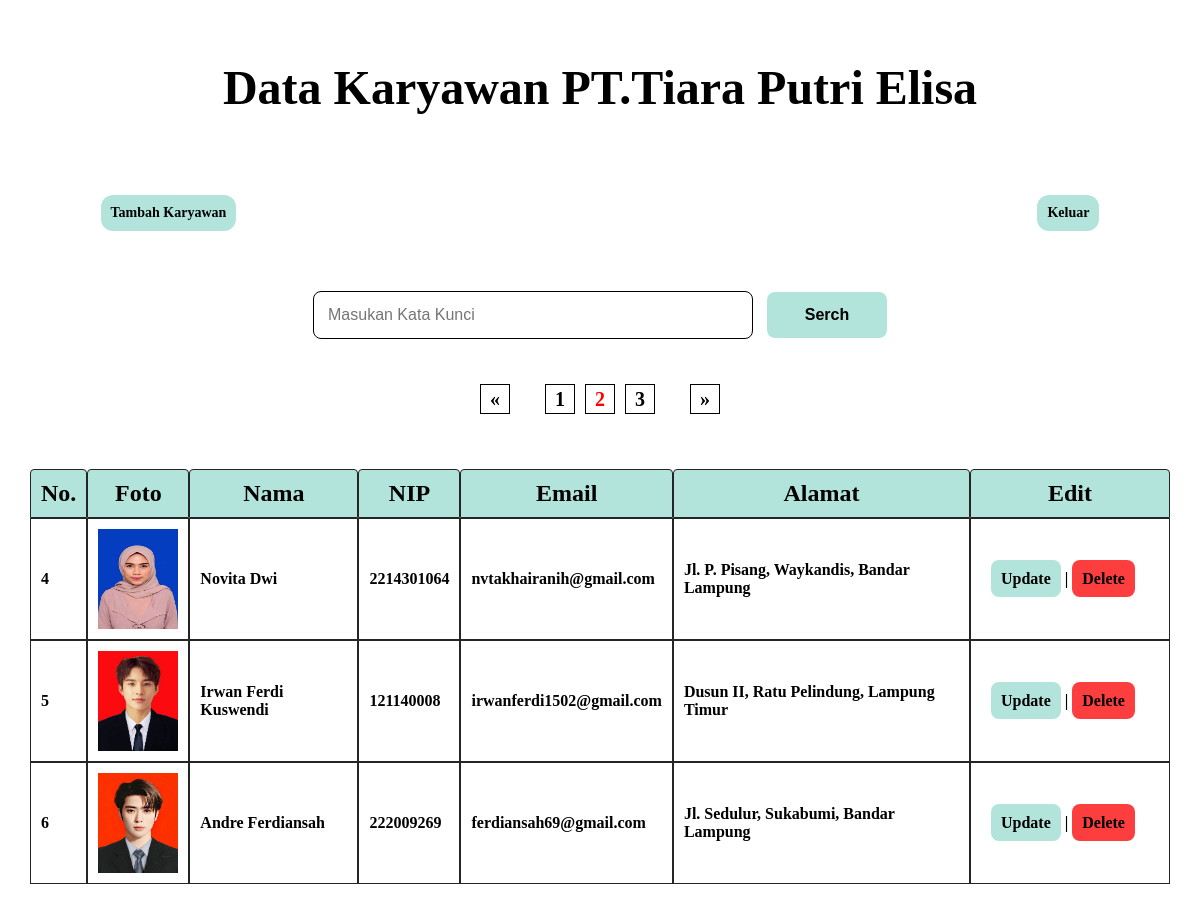
The page /index.php?halaman=2 (signed in) on the database its author committed.
### tables this page shows
CREATE TABLE `data_karyawan` (
  `id` int(11) NOT NULL,
  `foto` varchar(200) NOT NULL,
  `nama` varchar(200) NOT NULL,
  `nip` varchar(12) NOT NULL,
  `email` varchar(255) NOT NULL,
  `alamat` text NOT NULL
);

### functions/functions.php (called while the page is built, shortened)
<?php
$conn = mysqli_connect('localhost','root','','Karyawan UAS');
function query($query) {
    global $conn;
    $result = mysqli_query($conn,$query);
    $datas  = [];
    while ($data = mysqli_fetch_assoc($result)) {
        $datas[] = $data ;
    }
    return $datas ;
}
?>

### index.php (the view, shortened to what this page needs)
<?php
require ('functions/functions.php');
$dataperHalaman = 3;
$jumlahData = count(query("SELECT * FROM data_karyawan"));
$jumlahHalaman = ceil($jumlahData / $dataperHalaman);
$halamanAktif = isset($_GET['halaman']) ? $_GET['halaman'] : 1 ;
$awalanData = ($dataperHalaman * $halamanAktif) - $dataperHalaman;
$data_pekerja = query("SELECT * FROM data_karyawan LIMIT $awalanData , $dataperHalaman ");
?>
<html lang="en">
<head>
    <link rel="stylesheet" href="index.css">
</head>
<body>
    <div class="container" >
        <h1 class="tittle">Data Karyawan PT.Tiara Putri Elisa</h1>
        <div class="menu" >
            <a href="tambah/tambah.php" class="tambah"  >Tambah Karyawan</a>
            <a href="logout.php" class="logout">Keluar</a>
        </div>
        <div class="serching">
            <form action="" method="post" >
                <input type="text" name="keyword" placeholder="Masukan Kata Kunci" class="keyword" id="keyword" >
                <button type="submit" name="serch" class="serch" id="btnCari" >Serch</button>
            </form>
        </div>
        <div class="paginations">
            <div class="prev" >
                <?php if($halamanAktif > 1): ?>
                    <a href="?halaman=<?= $halamanAktif - 1; ?>">&laquo;</a>
                    <?php else : ?>
                    <?php endif; ?>
            </div>
            <div class="aktiv" >
                <?php for($i = 1 ;$i <= $jumlahHalaman; $i++ ) : ?>
                    <?php if($i == $halamanAktif) : ?>
                        <a href="?halaman=<?= $i ?>" class="on"  style="font-weight:bolder;color:red;" ><?= $i ?></a>
                        <?php else : ?>
                            <a href="?halaman=<?= $i ?>" class="off"  ><?= $i ?></a>
                        <?php endif; ?>
                <?php endfor; ?>
            </div>
            <div class="aft" >
                <?php if($halamanAktif < $jumlahHalaman): ?>
                    <a href="?halaman=<?= $halamanAktif + 1; ?>" >&raquo;</a>
                    <?php else : ?>
                    <?php endif; ?>
            </div>
        </div>
        <div class="table" id="container" >
            <table  cellpadding="10" cellspacing="0"; >
                <tr>
                    <th>No.</th>
                    <th>Foto</th>
                    <th>Nama</th>
                    <th>NIP</th>
                    <th>Email</th>
                    <th>Alamat</th>
                    <th>Edit</th>
                </tr>
                <?php $i = 1  ?>
                <?php foreach($data_pekerja as $datas) :?>
                <tr>
                    <td><?= $i + $awalanData ?></td>
                    <td><img src="images/<?= $datas['foto']; ?>" alt=""></td>
                    <td><?= ucwords($datas['nama']) ; ?></td>
                    <td><?= $datas['nip']; ?></td>
                    <td><?= $datas['email']; ?></td>
                    <td><?= ucwords($datas['alamat']); ?></td>
                    <div class="ubah">
                        <td class="change" >
                            <a href="update/update.php?id=<?= $datas['id']; ?>" class="update" >Update</a> |
                            <a href="delete.php?id=<?= $datas['id']; ?>" class="delete"  onclick="return confirm('Apakah Anda Yakin..??')">Delete</a>
                        </td>
                    </div>
                </tr>
                <?php $i++ ?>
                <?php endforeach; ?>
            </table>
        </div>
    </div>
</body>
</html>

### index.css (style rules this page uses)
*,html { margin: 0; padding: 0; box-sizing: border-box; }
body { background-image: url('https://wallpapercave.com/wp/wp3234818.jpg'); }
.container { max-width: 1200px; margin: 0 auto; }
h1 { display: flex; justify-content: center; text-align: center; margin : 30px 0; margin-bottom: 80px; margin-top: 60px; font-size: 48px; font-weight: bolder; }
.menu { display: flex; justify-content: space-around; }
.tambah { text-decoration: none; margin-right: 50%; font-size: 14px; font-weight: bold; border: 1px solid black; border-radius: 12px; padding: 10px; background-color: rgb(179, 228, 220); color: rgb(0, 0, 0); -webkit-border-radius: 12px; -moz-border-radius: 12px; -ms-border-radius: 12px; -o-border-radius: 12px; border: none; }
.logout { text-decoration: none; font-size: 14px; font-weight: bold; border: 1px solid black; border-radius: 12px; padding: 10px; background-color: rgb(179, 228, 220); color: rgb(0, 0, 0); -webkit-border-radius: 12px; -moz-border-radius: 12px; -ms-border-radius: 12px; -o-border-radius: 12px; border: none; }
.serching { display: flex; justify-content: center; align-items: center; }
.keyword { font-size: 16px; padding: 14px; width: 440px; margin-top: 60px; border: 1.5px solid black; border-radius: 8px; -webkit-border-radius: 8px; -moz-border-radius: 8px; -ms-border-radius: 8px; -o-border-radius: 8px; }
.serch { padding: 14px; margin-left: 10px; background-color:rgb(179, 228, 220); font-size: 16px; font-weight: bold; color: rgb(0, 0, 0); border: none; border-radius: 8px; width: 120px; cursor: pointer; }
.paginations { max-width: 1200px; display: flex; justify-content: center; align-items: center; margin-top: 20px; padding: 10px; }
.prev { width: 30px; height: 30px; margin-right: 20px; }
.prev a { width: 30px; height: 30px; color: black; border: 1px solid black; text-decoration: none; font-size: 20px; font-weight: bold; display: flex; justify-content: center; align-items: center; }
.aktiv { width: auto; height: 30px; display: flex; justify-content: center; align-items: center; margin: 15px; gap: 10px; }
.aktiv a { border: 1px solid black; color: black; width: 30px; height: 30px; }
.on { color: tomato; text-decoration: none; font-size: 20px; font-weight: bolder; display: flex; justify-content: center; align-items: center; }
.off { text-decoration: none; font-size: 20px; font-weight: bolder; display: flex; justify-content: center; align-items: center; }
.aft { width: 30px; height: 30px; margin-left: 20px; }
.aft a { height: 30px; color: black; border: 1px solid black ; text-decoration: none; font-size: 20px; font-weight: bold; display: flex; justify-content: center; align-items: center; text-align: center; }
.table { display: flex; justify-content: center; align-items: center; padding: 10px; margin: 20px; margin-top: 20px ; }
tr th { padding: 10px; font-weight: bold; font-size: 24px; background-color: rgb(179, 228, 220); border: 1.5px solid rgb(37, 37, 37); border-radius: 4px 4px 0 0; -webkit-border-radius: 4px 4px 0 0; -moz-border-radius: 4px 4px 0 0; -ms-border-radius: 4px 4px 0 0; -o-border-radius: 4px 4px 0 0; }
th { margin: 10px; }
tr td { font-size: 16px; padding: 10px; font-weight: bold; border: 1.5px solid rgb(37, 37, 37); }
.ubah { display: flex; }
.change { padding: 20px; width: 200px; }
.update { text-decoration: none; background-color: rgb(179, 228, 220) ; color: black ; padding: 10px; border-radius: 8px; font-weight: bold; font-size: 16px; }
.delete { text-decoration: none; background-color: rgb(253, 62, 62) ; color: black ; padding: 10px; border-radius: 8px; font-weight: bold; font-size: 16px; }
img { width: 80px; height: 100px; }

### rows shown on the page
data_karyawan: awalanData "4", foto (picture), nama "Novita Dwi", nip "2214301064", email "nvtakhairanih@gmail.com", alamat "Jl. P. Pisang, Waykandis, Bandar Lampung"
data_karyawan: awalanData "5", foto (picture), nama "Irwan Ferdi Kuswendi", nip "121140008", email "irwanferdi1502@gmail.com", alamat "Dusun II, Ratu Pelindung, Lampung Timur"
data_karyawan: awalanData "6", foto (picture), nama "Andre Ferdiansah", nip "222009269", email "ferdiansah69@gmail.com", alamat "Jl. Sedulur, Sukabumi, Bandar Lampung"
